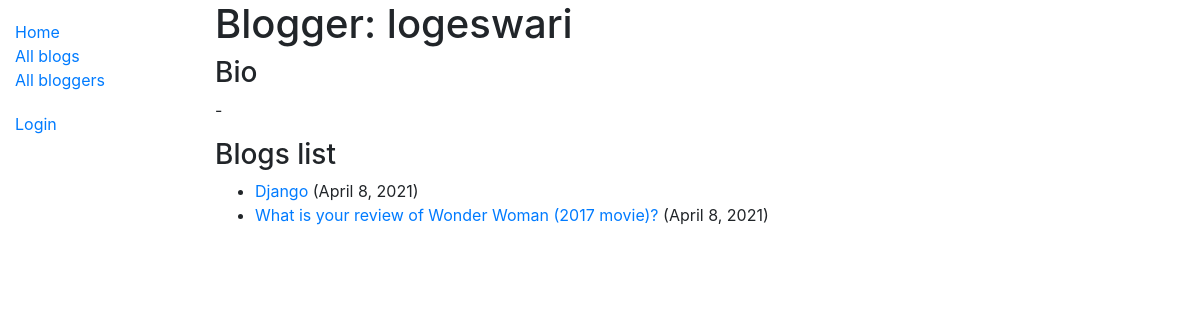
/blog/blogger/1, run on the app's committed database.
### blog/models.py (models this page shows, shortened)
class BlogAuthor(models.Model):
    user = models.OneToOneField(User, on_delete=models.SET_NULL, null=True)
    bio = models.TextField(max_length=400, help_text="Enter your bio details here.")
    class Meta:
        ordering = ["user", "bio"]
    def __str__(self):
        return self.user.username

class Blog(models.Model):
    name = models.CharField(max_length=200)
    author = models.ForeignKey(BlogAuthor, on_delete=models.SET_NULL, null=True)
    description = models.TextField(max_length=2000, help_text="Enter you blog text here.")
    post_date = models.DateField(default=date.today)
    class Meta:
        ordering = ["-post_date"]
    def get_absolute_url(self):
        return reverse('blog-detail', args=[str(self.id)])

### blog/views.py (the view)
# urls.py: path('blogger/<int:pk>', views.BlogListbyAuthorView.as_view(), name='blogs-by-author'),
class BlogListbyAuthorView(generic.ListView):
    model = Blog
    paginate_by = 2
    template_name = 'blog/blog_list_by_author.html'
    def get_queryset(self):
        id = self.kwargs['pk']
        target_author = get_object_or_404(BlogAuthor, pk=id)
        return Blog.objects.filter(author=target_author)
    def get_context_data(self, **kwargs):
        context = super(BlogListbyAuthorView, self).get_context_data(**kwargs)
        context['blogger'] = get_object_or_404(BlogAuthor, pk=self.kwargs['pk'])
        return context

### blog/templates/blog/blog_list_by_author.html
{% extends "base_generic.html" %}
{% block content %}
    <h1>Blogger: {{blogger}}</h1>
    <h3>Bio</h3>
    <p>{{blogger.bio}}</p>
    {% if blog_list %}
    <h3>Blogs list</h3>
    <ul>
      {% for blog in blog_list %}
      <li>
        <a href="{{ blog.get_absolute_url }}">{{ blog.name }}</a> ({{blog.post_date}})</a>
      </li>
      {% endfor %}
    </ul>
    {% else %}
      <p>This blogger hasn't posted anything yet.</p>
    {% endif %}
{% endblock %}

### data on the page
BlogAuthor: user.username "logeswari", bio "-"
Blog: name "Django", post_date "April 8, 2021"
Blog: name "What is your review of Wonder Woman (2017 movie)?", post_date "April 8, 2021"
